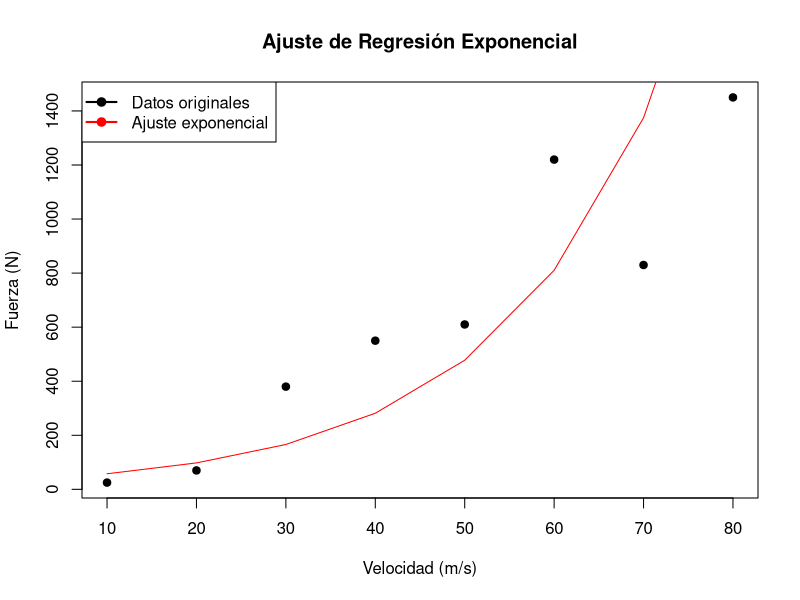
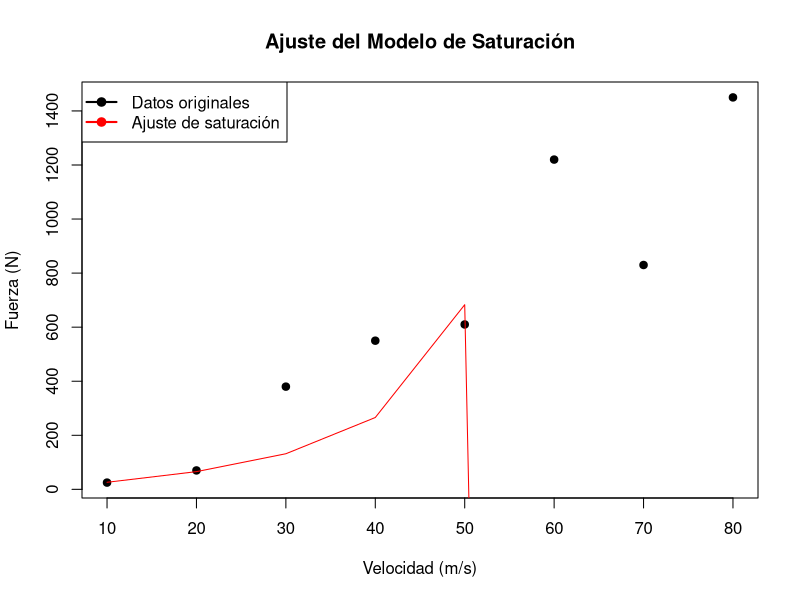

These figures' R source, in order:
# F = y
# v = x
# Datos observados
x <- c(10, 20, 30, 40, 50, 60, 70, 80)
y <- c(25, 70, 380, 550, 610, 1220, 830, 1450)

# Transformación logarítmica de F
log_y <- log(y)

# Ajuste del modelo lineal
model <- lm(log_y ~ x)

# Resumen del modelo
summary(model)

# Coeficientes del modelo transformado
B0 <- coef(model)[1]  # Intercepto del modelo lineal en la escala transformada
B1 <- coef(model)[2]  # Pendiente del modelo lineal en la escala transformada
B0
B1

# Revertimos la transformación para obtener los coeficientes originales del modelo exponencial
a <- exp(B0)  # Intercepto del modelo exponencial
b <- B1  # Pendiente del modelo exponencial
a
b

# Predicciones del modelo exponencial
y_fit <- a * exp(b * x)
y_fit

# Visualización de los datos y el ajuste exponencial
plot(x, y, main = "Ajuste de Regresión Exponencial", xlab = "Velocidad (m/s)", ylab = "Fuerza (N)", pch = 19)
lines(x, y_fit, col = "red")
legend("topleft", legend = c("Datos originales", "Ajuste exponencial"), col = c("black", "red"), pch = 19, lty = 1, lwd = 2)



# Datos observados
x <- c(10, 20, 30, 40, 50, 60, 70, 80)
y <- c(25, 70, 380, 550, 610, 1220, 830, 1450)

# Transformación inversa
inv_y <- 1 / y
inv_x <- 1 / x

# Ajuste del modelo lineal a la transformación inversa
model_saturation <- lm(inv_y ~ inv_x)

# Resumen del modelo
summary(model_saturation)

# Coeficientes del modelo transformado
coef_saturation <- coef(model_saturation)
coef_saturation
B0 <- coef_saturation[1]# Intercepto del modelo lineal en la escala transformada
B1 <- coef_saturation[2]  # Pendiente del modelo lineal en la escala transformada
B0
B1


# Revertimos la transformación para obtener los coeficientes originales del modelo de saturación
a <- 1 / B0  # Coeficiente del numerador
b <- B1 / B0  # Coeficiente del denominador
a
b

# Predicciones del modelo de saturación
y_fit_saturation <- a * x / (b + x)

# Visualización de los datos y el ajuste del modelo de saturación
plot(x, y, main = "Ajuste del Modelo de Saturación", xlab = "Velocidad (m/s)", ylab = "Fuerza (N)", pch = 19)
lines(x, y_fit_saturation, col = "red")
legend("topleft", legend = c("Datos originales", "Ajuste de saturación"), col = c("black", "red"), pch = 19, lty = 1, lwd = 2)

# Mostrar los coeficientes
cat("Coeficiente alpha3:", a, "\n")
cat("Coeficiente beta3:", b, "\n")

